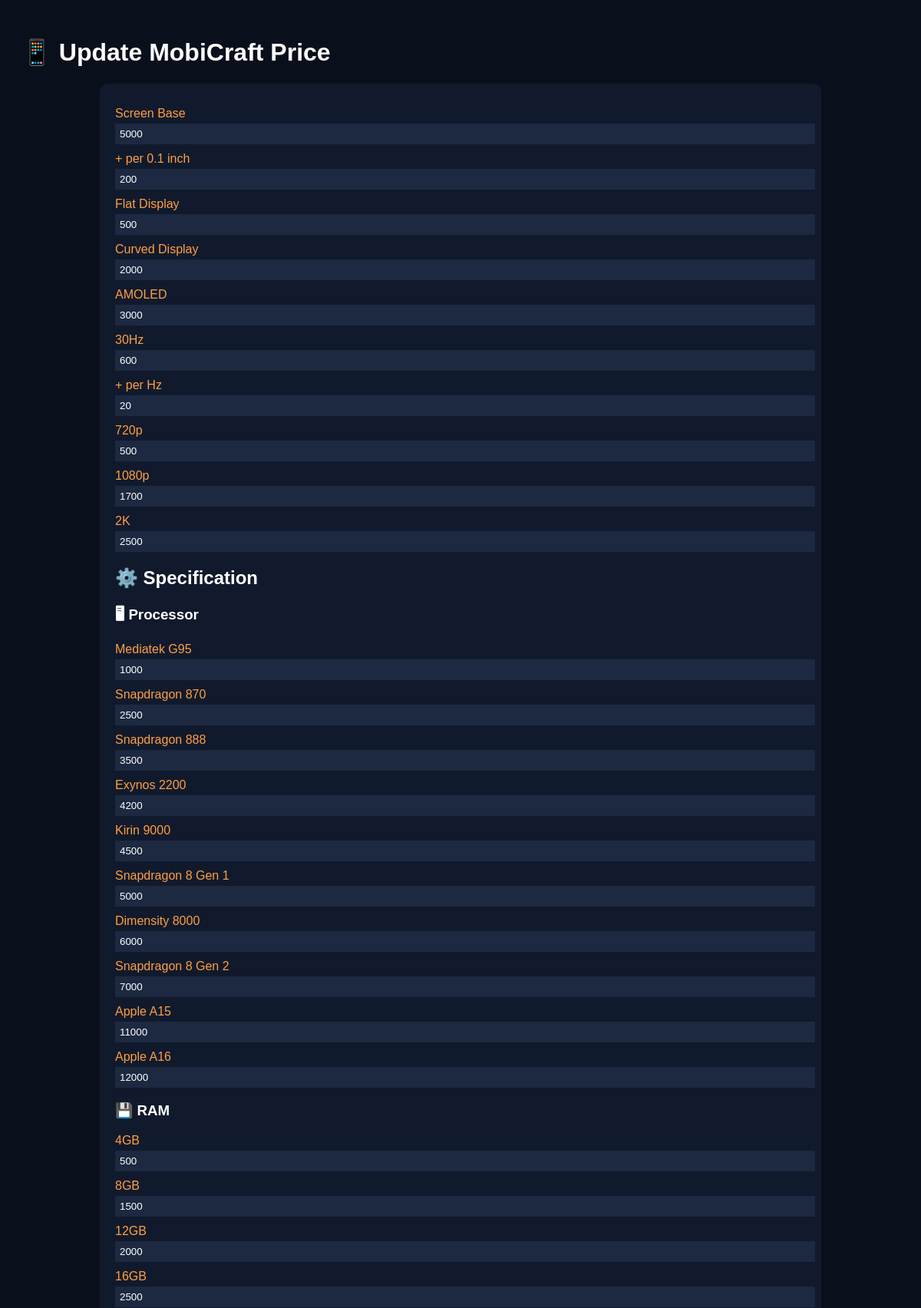
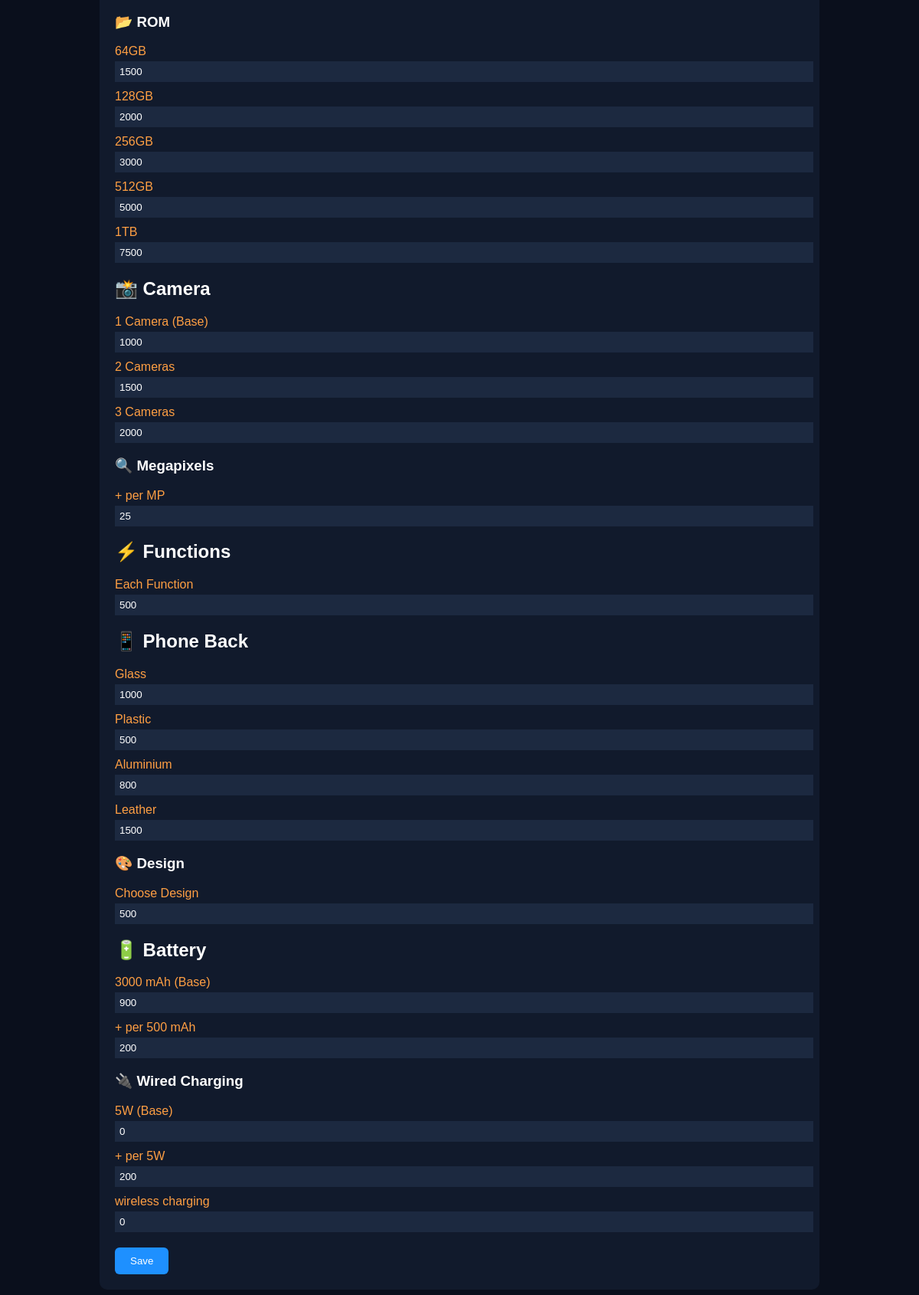
/mobicraft12/update.php, run on the app's committed database (2 pictures, top to bottom).
### tables this page shows
CREATE TABLE `partsprice` (
  `screenbase` int(10) NOT NULL,
  `screenperinch` int(10) NOT NULL,
  `flatdis` int(10) NOT NULL,
  `curveddis` int(10) NOT NULL,
  `amoladdis` int(10) NOT NULL,
  `30hz` int(10) NOT NULL,
  `perhz` int(10) NOT NULL,
  `720p` int(10) NOT NULL,
  `1080p` int(10) NOT NULL,
  `2k` int(10) NOT NULL,
  `mediatekg95` int(10) NOT NULL,
  `snapdragan870` int(10) NOT NULL,
  `snapdragan888` int(10) NOT NULL,
  `exynos2200` int(10) NOT NULL,
  `kirin9000` int(10) NOT NULL,
  `snapdragan8gen1` int(10) NOT NULL,
  `dimensity8000` int(10) NOT NULL,
  `snapdragan8gen2` int(10) NOT NULL,
  `a15` int(10) NOT NULL,
  `a16` int(10) NOT NULL,
  `4gb` int(10) NOT NULL,
  `8gb` int(10) NOT NULL,
  `12gb` int(10) NOT NULL,
  `16gb` int(10) NOT NULL,
  `64gb` int(10) NOT NULL,
  `128gb` int(10) NOT NULL,
  `256gb` int(10) NOT NULL,
  `512gb` int(10) NOT NULL,
  `1tb` int(10) NOT NULL,
  `3000mah` int(10) NOT NULL,
  `per500mah` int(10) NOT NULL,
  `5w` int(10) NOT NULL,
  `+per5w` int(10) NOT NULL,
  `wireless` int(10) NOT NULL,
  `camera1` int(10) NOT NULL,
  `camera2` int(10) NOT NULL,
  `camera3` int(10) NOT NULL,
  `permg` int(10) NOT NULL,
  `function` int(10) NOT NULL,
  `glass` int(10) NOT NULL,
  `plastic` int(10) NOT NULL,
  `aluminum` int(10) NOT NULL,
  `lether` int(10) NOT NULL,
  `chossdesing` int(10) NOT NULL
);

### mobicraft12/update.php (the view, shortened to what this page needs)
<?php
include 'cont.php';
$query = "SELECT * FROM partsprice LIMIT 1";
$result = mysqli_query($con, $query);
$row = mysqli_fetch_assoc($result);
?>
<!DOCTYPE html>
<html>
<head>
</head>
<body>
  <h1>📱 Update MobiCraft Price</h1>
  <form method="post">
    <label>Screen Base</label>
    <input type="text" name="screenbase" value="<?php echo $row['screenbase']; ?>">
    <label>+ per 0.1 inch</label>
    <input type="text" name="screenperinch" value="<?php echo $row['screenperinch']; ?>">
    <label>Flat Display</label>
    <input type="text" name="flatdis" value="<?php echo $row['flatdis']; ?>">
    <label>Curved Display</label>
    <input type="text" name="curveddis" value="<?php echo $row['curveddis']; ?>">
    <label>AMOLED</label>
    <input type="text" name="amoladdis" value="<?php echo $row['amoladdis']; ?>">
    <label>30Hz</label>
    <input type="text" name="30hz" value="<?php echo $row['30hz']; ?>">
    <label>+ per Hz</label>
    <input type="text" name="perhz" value="<?php echo $row['perhz']; ?>">
    <label>720p</label>
    <input type="text" name="720p" value="<?php echo $row['720p']; ?>">
    <label>1080p</label>
    <input type="text" name="1080p" value="<?php echo $row['1080p']; ?>">
    <label>2K</label>
    <input type="text" name="2k" value="<?php echo $row['2k']; ?>">
  <h2>⚙️ Specification</h2>
  <h3>🖥 Processor</h3>
  <label>Mediatek G95</label>
  <input type="text" name="mediatekg95" value="<?php echo $row['mediatekg95']; ?>">
  <label>Snapdragon 870</label>
  <input type="text" name="snapdragan870" value="<?php echo $row['snapdragan870']; ?>">
  <label>Snapdragon 888</label>
  <input type="text" name="snapdragan888" value="<?php echo $row['snapdragan888']; ?>">
  <label>Exynos 2200</label>
  <input type="text" name="exynos2200" value="<?php echo $row['exynos2200']; ?>">
  <label>Kirin 9000</label>
  <input type="text" name="kirin9000" value="<?php echo $row['kirin9000']; ?>">
  <label>Snapdragon 8 Gen 1</label>
  <input type="text" name="snapdragan8gen1" value="<?php echo $row['snapdragan8gen1']; ?>">
  <label>Dimensity 8000</label>
  <input type="text" name="dimensity8000" value="<?php echo $row['dimensity8000']; ?>">
  <label>Snapdragon 8 Gen 2</label>
  <input type="text" name="snapdragan8gen2" value="<?php echo $row['snapdragan8gen2']; ?>">
  <label>Apple A15</label>
  <input type="text" name="a15" value="<?php echo $row['a15']; ?>">
  <label>Apple A16</label>
  <input type="text" name="a16" value="<?php echo $row['a16']; ?>">
  <h3>💾 RAM</h3>
  <label>4GB</label>
  <input type="text" name="4gb" value="<?php echo $row['4gb']; ?>">
  <label>8GB</label>
  <input type="text" name="8gb" value="<?php echo $row['8gb']; ?>">
  <label>12GB</label>
  <input type="text" name="12gb" value="<?php echo $row['12gb']; ?>">
  <label>16GB</label>
  <input type="text" name="16gb" value="<?php echo $row['16gb']; ?>">
  <h3>📂 ROM</h3>
  <label>64GB</label>
  <input type="text" name="64gb" value="<?php echo $row['64gb']; ?>">
  <label>128GB</label>
  <input type="text" name="128gb" value="<?php echo $row['128gb']; ?>">
  <label>256GB</label>
  <input type="text" name="256gb" value="<?php echo $row['256gb']; ?>">
  <label>512GB</label>
  <input type="text" name="512gb" value="<?php echo $row['512gb']; ?>">
  <label>1TB</label>
  <input type="text" name="1tb" value="<?php echo $row['1tb']; ?>">
<div class="section">
  <h2>📸 Camera</h2>
  <label>1 Camera (Base)</label>
  <input type="text" name="camera1" value="<?php echo $row['camera1']; ?>">
  <label>2 Cameras</label>
  <input type="text" name="camera2" value="<?php echo $row['camera2']; ?>">
  <label>3 Cameras</label>
  <input type="text" name="camera3" value="<?php echo $row['camera3']; ?>">
  <h3>🔍 Megapixels</h3>
  <label>+ per MP</label>
  <input type="text" name="permg" value="<?php echo $row['permg']; ?>">
</div>
<div class="section">
  <h2>⚡ Functions</h2>
  <label>Each Function</label>
  <input type="text" name="function" value="<?php echo $row['function']; ?>">
</div>
<div class="section">
  <h2>📱 Phone Back</h2>
  <label>Glass</label>
  <input type="text" name="glass" value="<?php echo $row['glass']; ?>">
  <label>Plastic</label>
  <input type="text" name="plastic" value="<?php echo $row['plastic']; ?>">
  <label>Aluminium</label>
  <input type="text" name="aluminum" value="<?php echo $row['aluminum']; ?>">
  <label>Leather</label>
  <input type="text" name="lether" value="<?php echo $row['lether']; ?>">
  <h3>🎨 Design</h3>
  <label>Choose Design</label>
  <input type="text" name="chossdesing" value="<?php echo $row['chossdesing']; ?>">
<div class="section">
  <h2>🔋 Battery</h2>
  <label>3000 mAh (Base)</label>
  <input type="text" name="3000mah" value="<?php echo $row['3000mah']; ?>">
  <label>+ per 500 mAh</label>
  <input type="text" name="per500mah" value="<?php echo $row['per500mah']; ?>">
  <h3>🔌 Wired Charging</h3>
  <label>5W (Base)</label>
  <input type="text" name="5w" value="<?php echo $row['5w']; ?>">
  <label>+ per 5W</label>
  <input type="text" name="+per5w" value="<?php echo $row['+per5w']; ?>">
</div>
  <label>wireless charging</label>
  <input type="text" name="5w" value="<?php echo $row['wireless'] ?>">
    <button type="submit">Save</button>
  </form>
</body>
</html>

### mobicraft12/update.php (style rules this page uses)
body { background:#0a0f1c;color:#fff;font-family:sans-serif;padding:20px; }
form { max-width:900px;margin:auto;background:#111a2c;padding:20px;border-radius:10px; }
label { display:block;margin-top:10px;color:#ff9f43; }
input { width:100%;padding:6px;margin-top:4px;background:#1c2940;border:none;color:#fff; }
button { margin-top:20px;padding:10px 20px;background:#1e90ff;color:#fff;border:none;border-radius:6px; }

### data on the page
partsprice: screenbase "5000", screenperinch "200", flatdis "500", curveddis "2000", amoladdis "3000", 30hz "600", perhz "20", 720p "500", 1080p "1700", 2k "2500", mediatekg95 "1000", snapdragan870 "2500", snapdragan888 "3500", exynos2200 "4200", kirin9000 "4500", snapdragan8gen1 "5000", dimensity8000 "6000", snapdragan8gen2 "7000", a15 "11000", a16 "12000", 4gb "500", 8gb "1500", 12gb "2000", 16gb "2500", 64gb "1500", 128gb "2000", 256gb "3000", 512gb "5000", 1tb "7500", camera1 "1000", camera2 "1500", camera3 "2000", permg "25", function "500", glass "1000", plastic "500", aluminum "800", lether "1500", chossdesing "500", 3000mah "900", per500mah "200", 5w "0", value "200", wireless "0"
